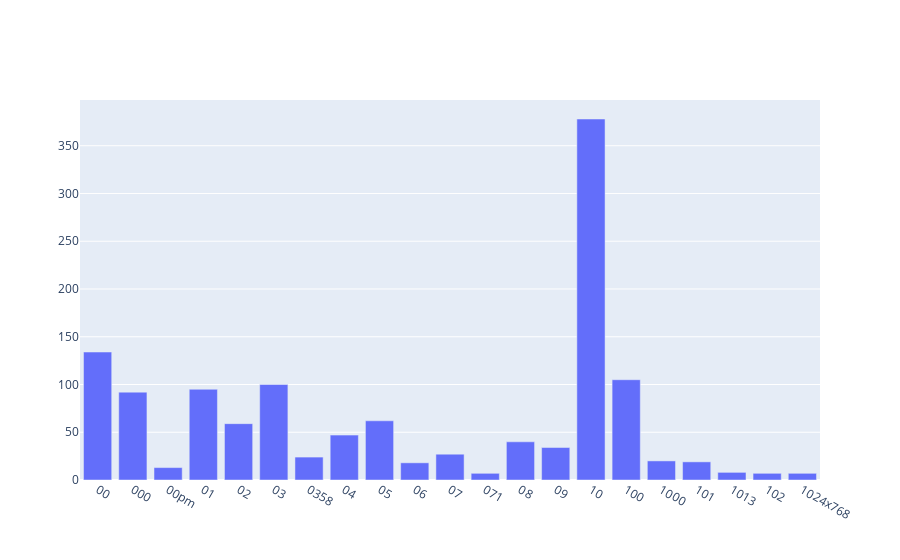

This figure's notebook cell:
### Markdown cell above
### >>> **Exercise 14 (take home):** 
The chart above contains all the vocabulary, and it's computationally intensive to both compute and visualize. Can you efficiently reduce the number of terms you want to visualize as an exercise.

### Code cell
# Answer here
newdf = pd.DataFrame()
newdf['x']=count_vect.get_feature_names()[:300]
newdf['y']=term_frequencies[:300]
newdf = newdf[newdf['y']>5]
fig = go.Figure(data=go.Bar(x=newdf['x'], 
            y=newdf['y']))
fig.show()

### Figure 1 — Plotly figure (JSON) as saved in the notebook; plotly's stock layout.template omitted (floating-point values rounded to 4 significant figures)
{"data": [{"type": "bar", "x": ["00", "000", "00pm", "01", "02", "03", "0358", "04", "05", "06", "07", "071", "08", "09", "10", "100", "1000", "101", "1013", "102", "1024x768"], "y": [134, 92, 13, 95, 59, 100, 24, 47, 62, 18, 27, 7, 40, 34, 378, 105, 20, 19, 8, 7, 7]}], "layout": {}}
